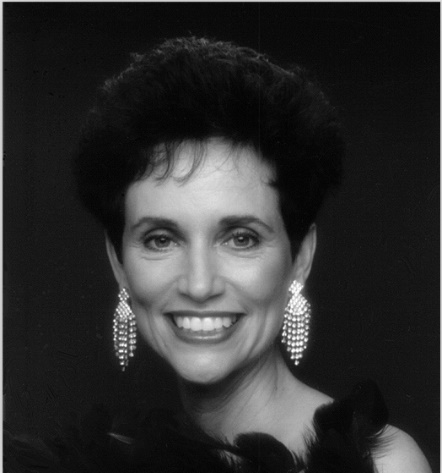
#> input picture 实验2/woman.tif, 442 x 473 px
$ python addLight.py
#> lines starting #> are read from the running program, lines starting #| are printed output that depends on the picture
import cv2
import numpy as np

import cv2
import numpy as np
img=cv2.imread('woman.tif',0)
#> img is the input picture: shape (473, 442); min 0, max 255, mean 47.3
img1 = cv2.multiply(img, 1.5)
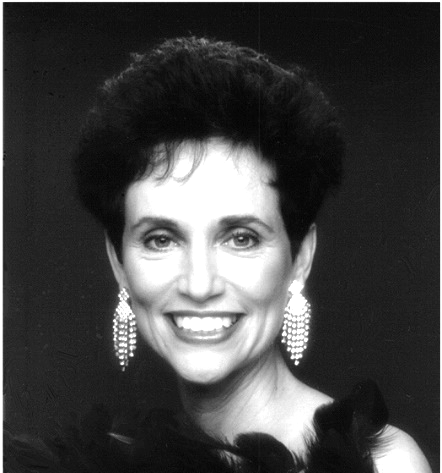
#> img1: shape (473, 442); min 0, max 255, mean 68.8
img2 = cv2.subtract(img,0)
cv2.imshow('img',img1)
cv2.imshow('img2',img2)
cv2.waitKey(0)
cv2.destroyAllWindows()

$ run again, with 实验2/flower2.jpg saved as 实验2/woman.tif
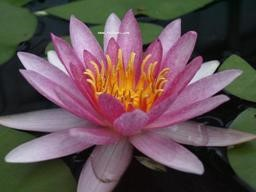
#> input picture 实验2/flower2.jpg, 256 x 192 px
#> `img=cv2.imread('woman.tif',0)`:
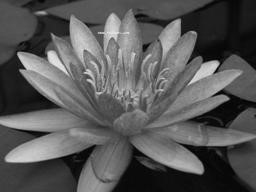
#> img: shape (192, 256); min 0, max 232, mean 87.1
#> `img1 = cv2.multiply(img, 1.5)`:
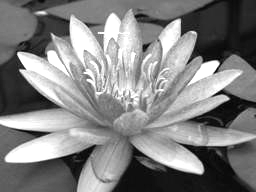
#> img1: shape (192, 256); min 0, max 255, mean 129.2
